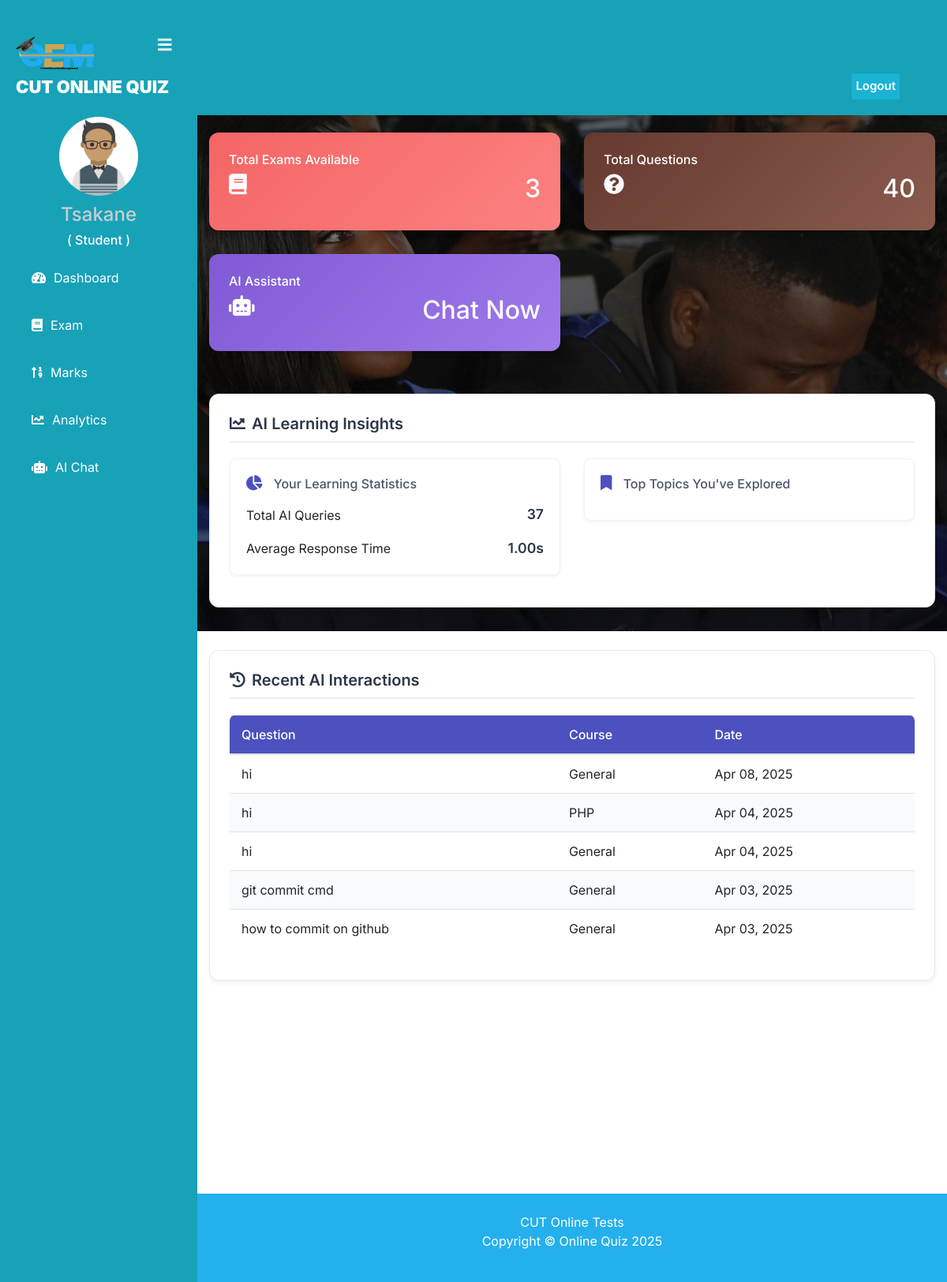
Before: /student/student-dashboard (signed in) with the older database file.
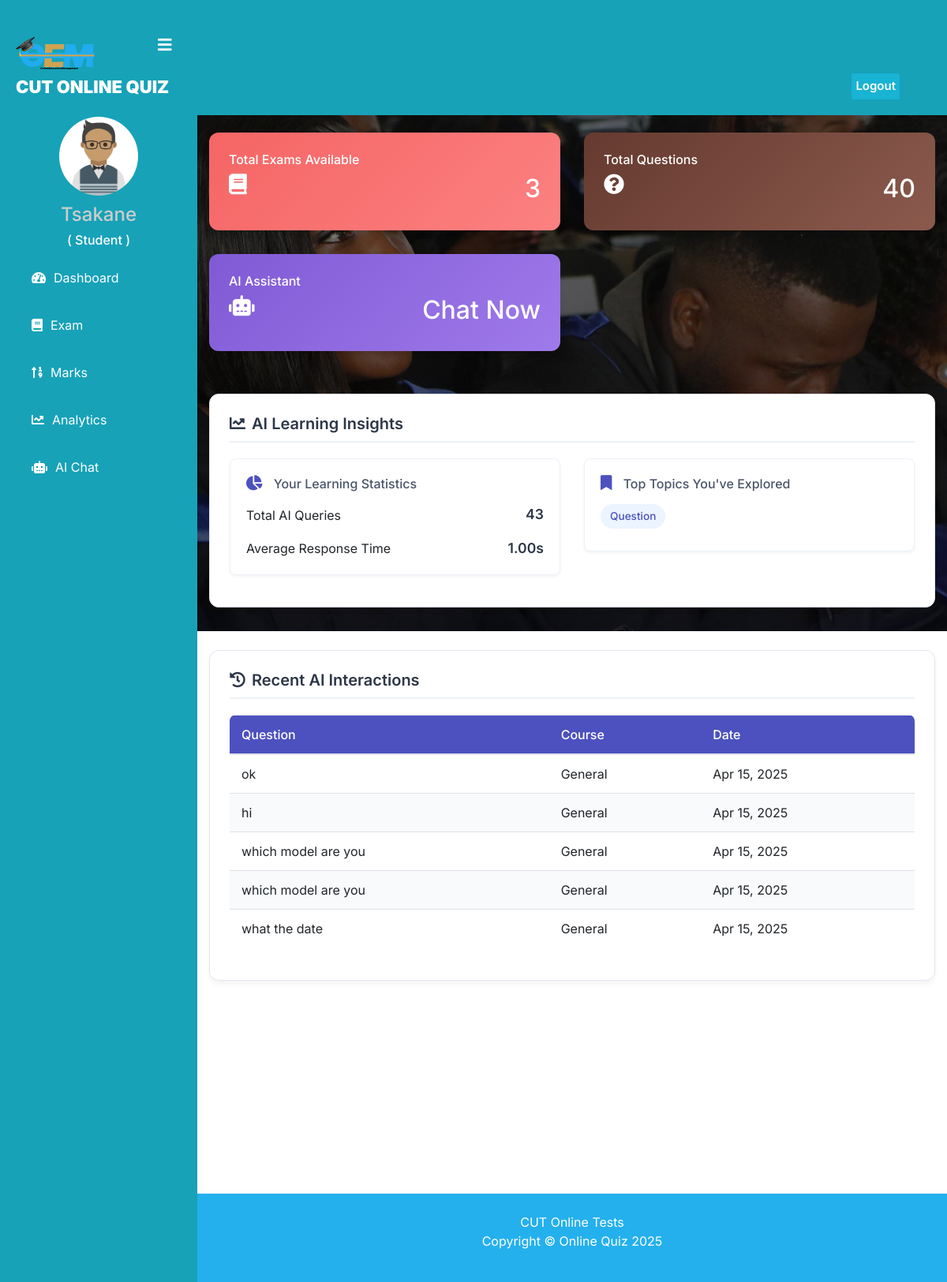
After: the same page with the newer database file.
### student/models.py (models this page shows, shortened)
class AIChatHistory(models.Model):
    student = models.ForeignKey(Student, on_delete=models.CASCADE)
    question = models.TextField()
    answer = models.TextField()
    timestamp = models.DateTimeField(default=timezone.now)
    course = models.ForeignKey('quiz.Course', on_delete=models.SET_NULL, null=True, blank=True)
    class Meta:
        ordering = ['-timestamp']

### quiz/models.py (models this page shows, shortened)
class Course(models.Model):
   course_name = models.CharField(max_length=50)
   question_number = models.PositiveIntegerField()
   total_marks = models.PositiveIntegerField()
   is_timed = models.BooleanField(default=False, help_text="Whether this course has a time limit")
   total_time_minutes = models.PositiveIntegerField(default=0, help_text="Total time allowed for the quiz in minutes (0 = unlimited)")
   sequential_questions = models.BooleanField(default=False, help_text="Display questions one at a time sequentially")
   allow_backtracking = models.BooleanField(default=True, help_text="Whether students can go back to previous questions")
   security_level = models.CharField(max_length=50, choices=[
       ('low', 'Low - Basic protection'),
       ('medium', 'Medium - Prevent copy-paste and right-click'),
       ('high', 'High - Block dev tools and keyboard shortcuts')
   ], default='medium', help_text="Level of security measures to prevent cheating")

### student/views.py (the view)
# urls.py: path('student-dashboard', views.student_dashboard_view, name='student-dashboard'),
@login_required(login_url='studentlogin')
@user_passes_test(is_student)
def student_dashboard_view(request):
    student = models.Student.objects.get(user_id=request.user.id)
    ai_insights = get_student_ai_insights(student)
    dict={
        'total_course':QMODEL.Course.objects.all().count(),
        'total_question':QMODEL.Question.objects.all().count(),
        'ai_insights': ai_insights,
        'courses': QMODEL.Course.objects.all(),
    }
    return render(request,'student/student_dashboard.html',context=dict)

### student/ai_utils.py (called while the page is built)
def get_student_ai_insights(student):
    try:
        analytics = AIUsageAnalytics.objects.filter(student=student).order_by('-date')[:7]
        recent_chats = AIChatHistory.objects.filter(student=student).order_by('-timestamp')[:5]
        insights = {
            'total_queries': sum(a.total_queries for a in analytics),
            'average_response_time': sum(a.average_response_time for a in analytics) / len(analytics) if analytics else 0,
            'top_topics': get_top_topics(student),
            'recent_chats': recent_chats
        }
        return insights
    except Exception as e:
        logger.error(f"Error getting AI insights for student {student.get_name}: {str(e)}")
        return {
            'total_queries': 0,
            'average_response_time': 0,
            'top_topics': [],
            'recent_chats': []
        }

def get_top_topics(student):
    try:
        analytics = AIUsageAnalytics.objects.filter(student=student).order_by('-date').first()
        if analytics and analytics.topics_covered:
            return analytics.topics_covered[:5]
    except Exception as e:
        logger.error(f"Error getting top topics: {str(e)}")
    return []

### templates/student/student_dashboard.html (shortened to what this page needs)
{% extends 'student/studentbase.html' %}
{% load widget_tweaks %}
{% block content %}
<head>
    <link href="http://netdna.bootstrapcdn.com/bootstrap/4.0.0-beta/css/bootstrap.min.css" rel="stylesheet">
    <link rel="stylesheet" href="https://maxcdn.bootstrapcdn.com/bootstrap/4.4.1/css/bootstrap.min.css">
    <link href="https://maxcdn.bootstrapcdn.com/font-awesome/4.3.0/css/font-awesome.min.css" rel="stylesheet">
</head>
<br><br>
<div class="container">
    <div class="row">
      <div class="col-md-4 col-xl-6">
        <div class="card bg-c-yellow order-card">
          <div class="card-block">
            <h6 class="m-b-20">Total Exams Available</h6>
            <h2 class="text-right"><i class="fas fa-book f-left"></i><span>{{total_course}}</span></h2>
          </div>
        </div>
      </div>
      <div class="col-md-4 col-xl-6">
        <div class="card bg-c-pink order-card">
          <div class="card-block">
            <h6 class="m-b-20">Total Questions</h6>
            <h2 class="text-right"><i class="fas fa-question-circle f-left"></i><span>{{total_question}}</span></h2>
          </div>
        </div>
      </div>
      <div class="col-md-4 col-xl-6">
        <div class="card bg-c-purple order-card">
          <div class="card-block">
            <h6 class="m-b-20">AI Assistant</h6>
            <h2 class="text-right">
              <i class="fas fa-robot f-left"></i>
              <a href="{% url 'ai_chat' %}" class="text-white">
                <span>Chat Now</span>
              </a>
            </h2>
          </div>
        </div>
      </div>
    </div>
    <div class="row mt-4">
      <div class="col-md-12">
        <div class="ai-insights-container">
          <h5><i class="fas fa-chart-line mr-2"></i>AI Learning Insights</h5>
          <div class="row">
            <div class="col-md-6">
              <div class="ai-stat-card">
                <h6><i class="fas fa-chart-pie"></i> Your Learning Statistics</h6>
                <div class="mt-3">
                  <div class="d-flex justify-content-between align-items-center mb-3">
                    <span>Total AI Queries</span>
                    <p class="mb-0">{{ ai_insights.total_queries }}</p>
                  </div>
                  <div class="d-flex justify-content-between align-items-center">
                    <span>Average Response Time</span>
                    <p class="mb-0">{{ ai_insights.average_response_time|floatformat:2 }}s</p>
                  </div>
                </div>
              </div>
            </div>
            <div class="col-md-6">
              <div class="ai-stat-card">
                <h6><i class="fas fa-bookmark"></i> Top Topics You've Explored</h6>
                <div class="mt-3">
                  {% for topic in ai_insights.top_topics %}
                    <span class="topic-badge">{{ topic|title }}</span>
                  {% endfor %}
                </div>
              </div>
            </div>
          </div>
        </div>
      </div>
    </div>
    {% if ai_insights.recent_chats %}
    <div class="row mt-4">
      <div class="col-md-12">
        <div class="ai-insights-container">
          <h5><i class="fas fa-history mr-2"></i>Recent AI Interactions</h5>
          <div class="table-responsive recent-chats-table">
            <table class="table table-hover">
              <thead>
                <tr>
                  <th>Question</th>
                  <th>Course</th>
                  <th>Date</th>
                </tr>
              </thead>
              <tbody>
                {% for chat in ai_insights.recent_chats %}
                <tr>
                  <td class="chat-preview">{{ chat.question|truncatechars:50 }}</td>
                  <td>{{ chat.course.course_name|default:"General" }}</td>
                  <td>{{ chat.timestamp|date:"M d, Y" }}</td>
                </tr>
                {% endfor %}
              </tbody>
            </table>
          </div>
        </div>
      </div>
    </div>
    {% endif %}
</div>
<br><br><br><br><br><br><br><br><br><br>
{% endblock content %}

Changed rows visible on the page:
no longer on this page (row unchanged): AIChatHistory: question "hi", course.course_name "General", timestamp "Apr 08, 2025"
no longer on this page (row unchanged): AIChatHistory: question "hi", course.course_name "PHP", timestamp "Apr 04, 2025"
no longer on this page (row unchanged): AIChatHistory: question "hi", course.course_name "General", timestamp "Apr 04, 2025"
no longer on this page (row unchanged): AIChatHistory: question "git commit cmd", course.course_name "General", timestamp "Apr 03, 2025"
no longer on this page (row unchanged): AIChatHistory: question "how to commit on github", course.course_name "General", timestamp "Apr 03, 2025"
added AIChatHistory: question "ok", course.course_name "General", timestamp "Apr 15, 2025"
added AIChatHistory: question "hi", course.course_name "General", timestamp "Apr 15, 2025"
added AIChatHistory: question "which model are you", course.course_name "General", timestamp "Apr 15, 2025"
added AIChatHistory: question "which model are you", course.course_name "General", timestamp "Apr 15, 2025"
added AIChatHistory: question "what the date", course.course_name "General", timestamp "Apr 15, 2025"
Other visible differences:
{{ ai_insights.total_queries }}: "37" → "43"
new list line: "Question"
